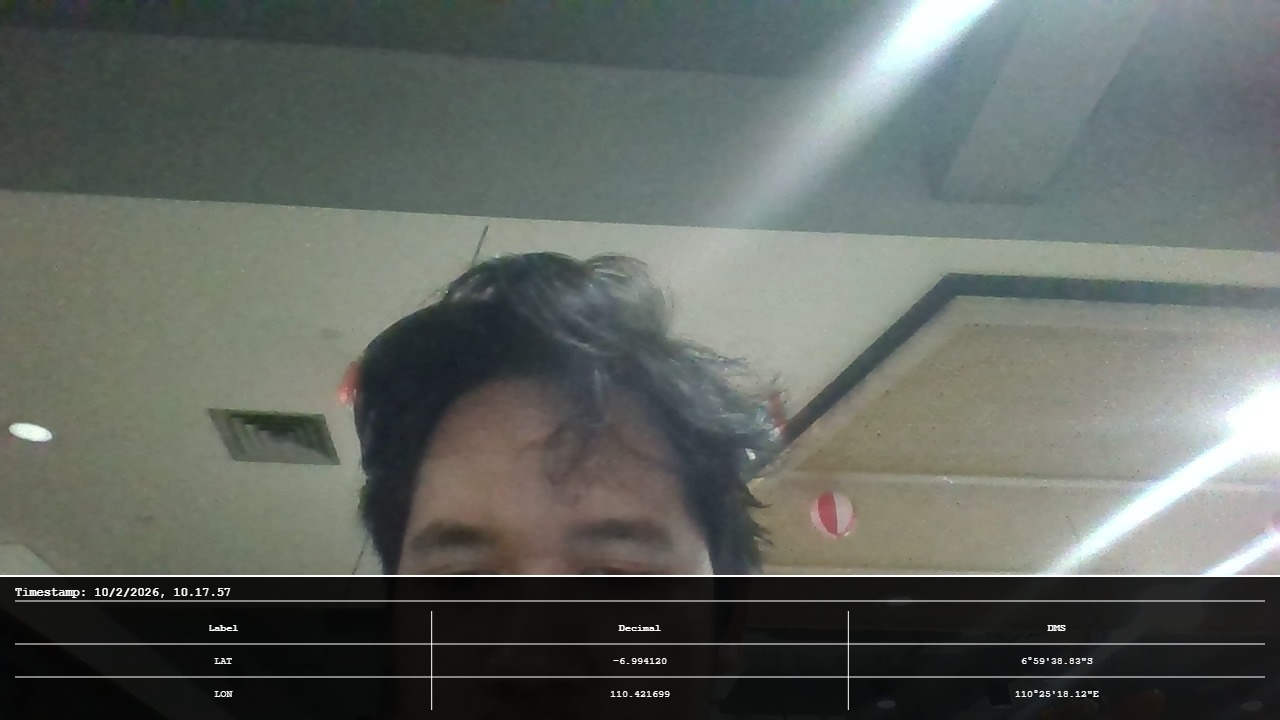
#> input picture uploads/photos/1770693481708_camera_evidence.jpg, 1280 x 720 px
$ python OCR.py uploads/photos/1770693481708_camera_evidence.jpg
#> lines starting #> are read from the running program, lines starting #| are printed output that depends on the picture; after the words box and inside, x2 and y2 are one past the last pixel; in counts of white or black regions, pixels touching at a corner belong together
import sys
import cv2
import pytesseract
import re

pytesseract.pytesseract.tesseract_cmd = r"C:\Program Files\Tesseract-OCR\tesseract.exe"

img = cv2.imread(sys.argv[1])
#> img is the input picture: shape (720, 1280, 3); mean B, G, R 96.7, 102.2, 97
if img is None:
    print("NOT_FOUND")
    print("NOT_FOUND")
    sys.exit(0)

h, w = img.shape[:2]
#> h = 720; w = 1280
roi = img[int(h*0.75):int(h*0.95), 0:w]
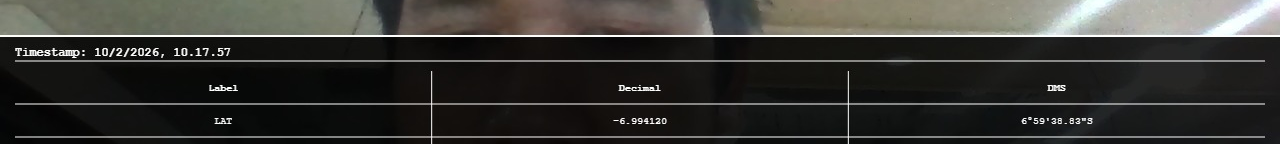
#> roi: shape (144, 1280, 3); mean B, G, R 50.3, 54, 54.6

gray = cv2.cvtColor(roi, cv2.COLOR_BGR2GRAY)
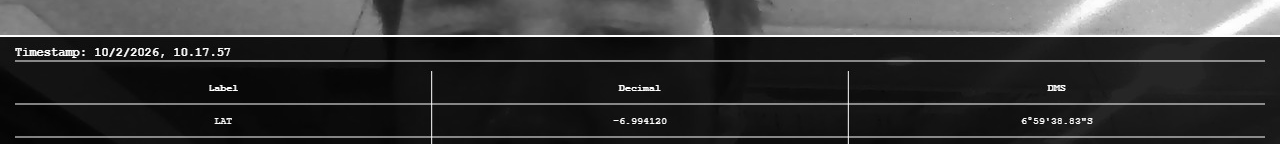
#> gray: shape (144, 1280); min 1, max 255, mean 53.7
_, th = cv2.threshold(gray, 150, 255, cv2.THRESH_BINARY_INV)
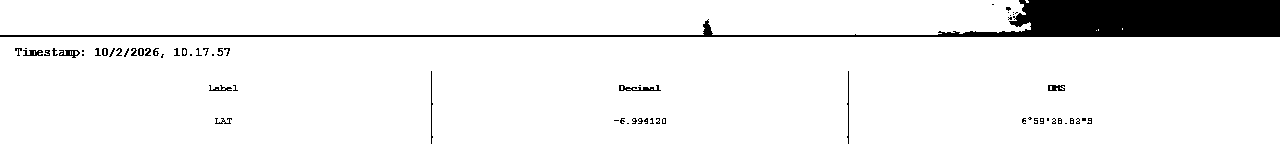
#> th: shape (144, 1280); 92.7% white; 64 black regions (41 under 20 px), largest, box (x1, y1, x2, y2) and area: (0, 0, 1280, 37) 11959, (619, 85, 661, 91) 129, (59, 50, 80, 58) 90
big = cv2.resize(th, None, fx=3, fy=3)
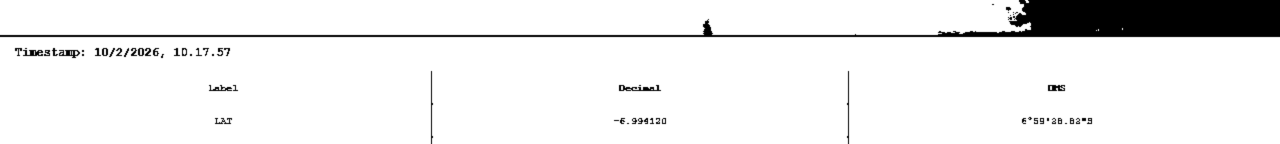
#> big: shape (432, 3840) (shown at 1/3 size); min 0, max 255, mean 236.5

#> (the run stopped early here; a loop or call above may not have finished)

$ run again, on uploads/photos/1771315195222_camera_evidence.jpg
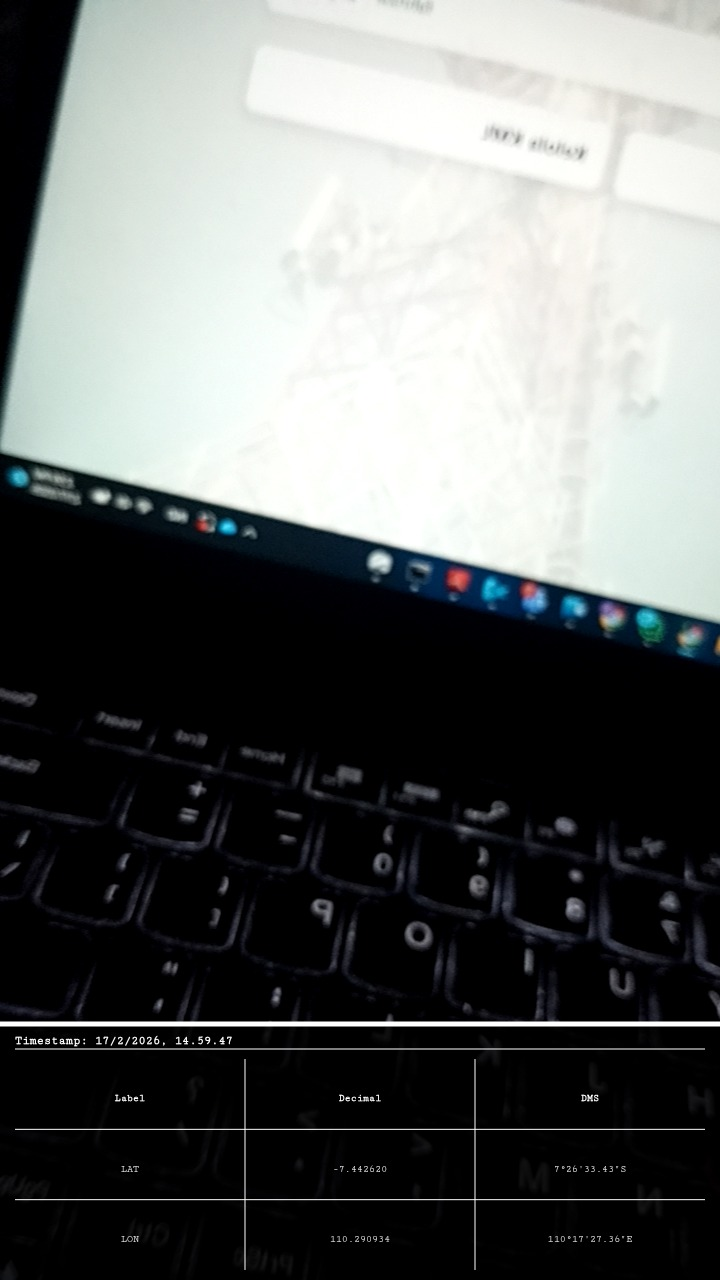
#> input picture uploads/photos/1771315195222_camera_evidence.jpg, 720 x 1280 px
#> img is the input picture: shape (1280, 720, 3); mean B, G, R 100.7, 101.7, 98.8
#> `_, th = cv2.threshold(gray, 150, 255, cv2.THRESH_BINARY_INV)`:
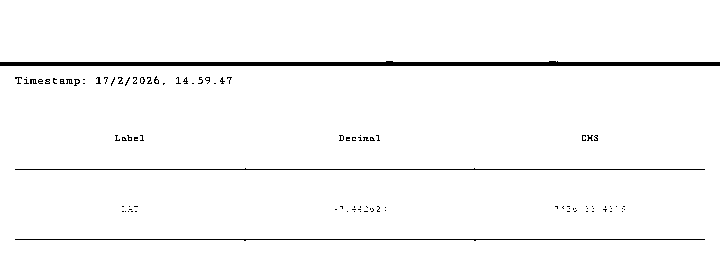
#> th: shape (256, 720); 97.3% white; 98 black regions (90 under 20 px), largest, box (x1, y1, x2, y2) and area: (0, 61, 720, 66) 2895, (15, 239, 705, 241) 694, (15, 168, 705, 170) 692
#> `big = cv2.resize(th, None, fx=3, fy=3)`:
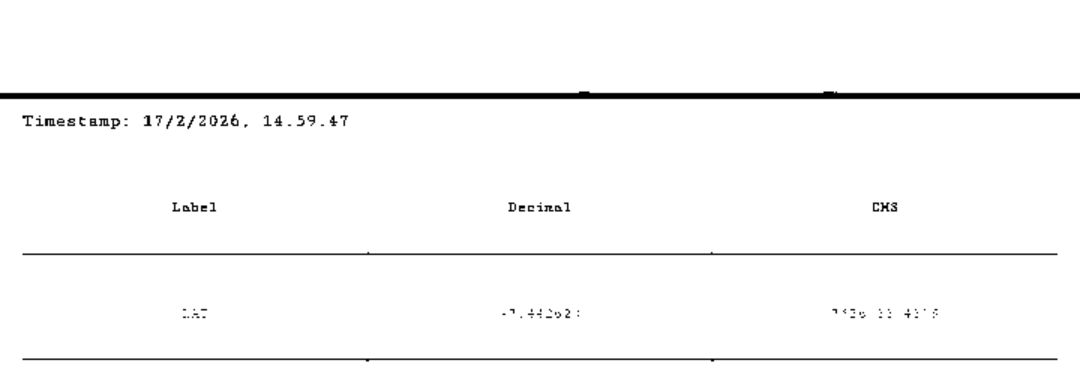
#> big: shape (768, 2160) (shown at 1/2 size); min 0, max 255, mean 248.1

$ run again, on uploads/photos/1771315470912_camera_evidence.jpg
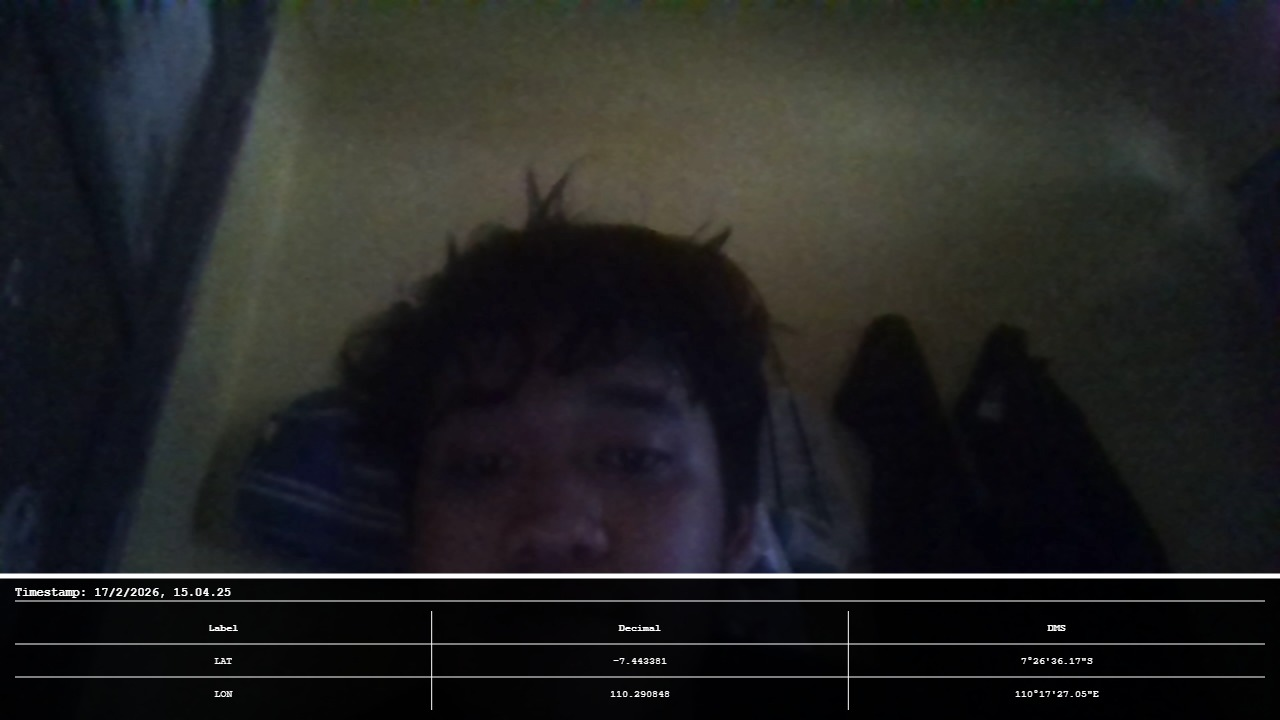
#> input picture uploads/photos/1771315470912_camera_evidence.jpg, 1280 x 720 px
#> img is the input picture: shape (720, 1280, 3); mean B, G, R 35.2, 35.3, 34.7
#> `_, th = cv2.threshold(gray, 150, 255, cv2.THRESH_BINARY_INV)`:
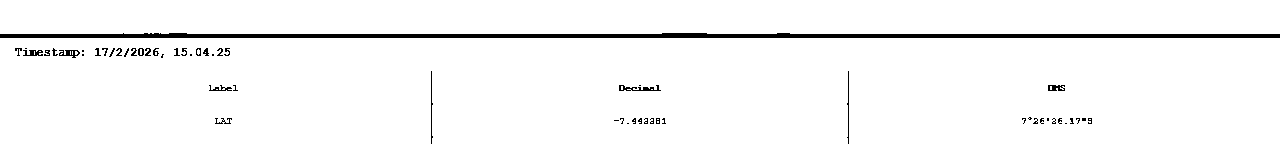
#> th: shape (144, 1280); 96.4% white; 56 black regions (31 under 20 px), largest, box (x1, y1, x2, y2) and area: (0, 33, 1280, 38) 5209, (619, 85, 661, 91) 129, (59, 50, 80, 58) 90
#> `big = cv2.resize(th, None, fx=3, fy=3)`:
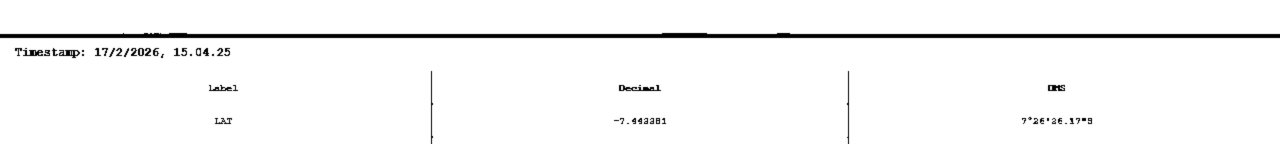
#> big: shape (432, 3840) (shown at 1/3 size); min 0, max 255, mean 245.9

$ run again, on uploads/photos/1771315498154_camera_evidence.jpg
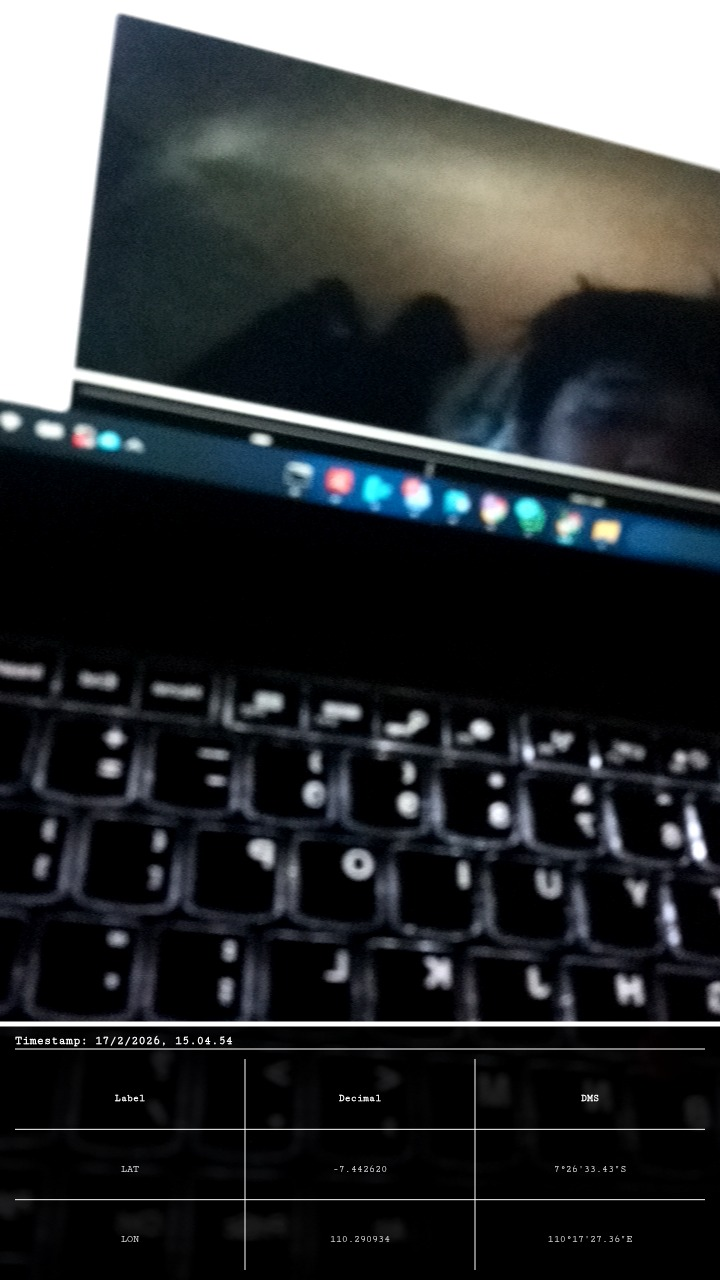
#> input picture uploads/photos/1771315498154_camera_evidence.jpg, 720 x 1280 px
#> img is the input picture: shape (1280, 720, 3); mean B, G, R 58.1, 56.8, 53.9
#> `_, th = cv2.threshold(gray, 150, 255, cv2.THRESH_BINARY_INV)`:
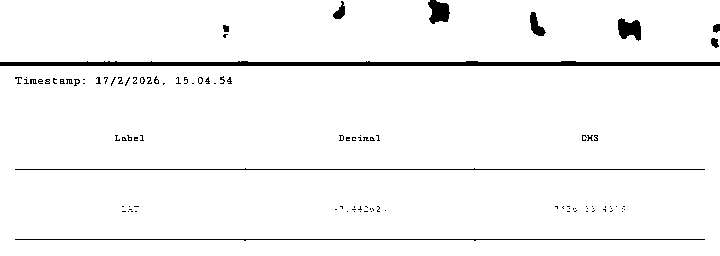
#> th: shape (256, 720); 96.6% white; 104 black regions (89 under 20 px), largest, box (x1, y1, x2, y2) and area: (0, 61, 720, 66) 2926, (15, 239, 705, 241) 694, (15, 168, 705, 170) 692
#> `big = cv2.resize(th, None, fx=3, fy=3)`:
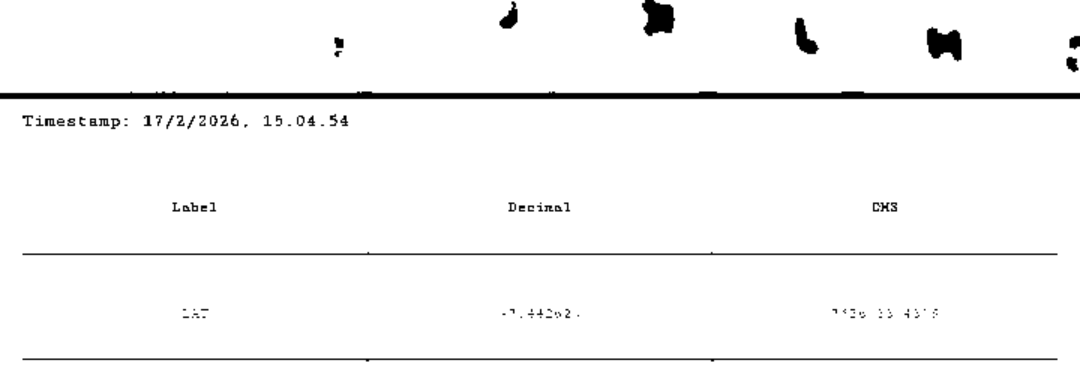
#> big: shape (768, 2160) (shown at 1/2 size); min 0, max 255, mean 246.3
